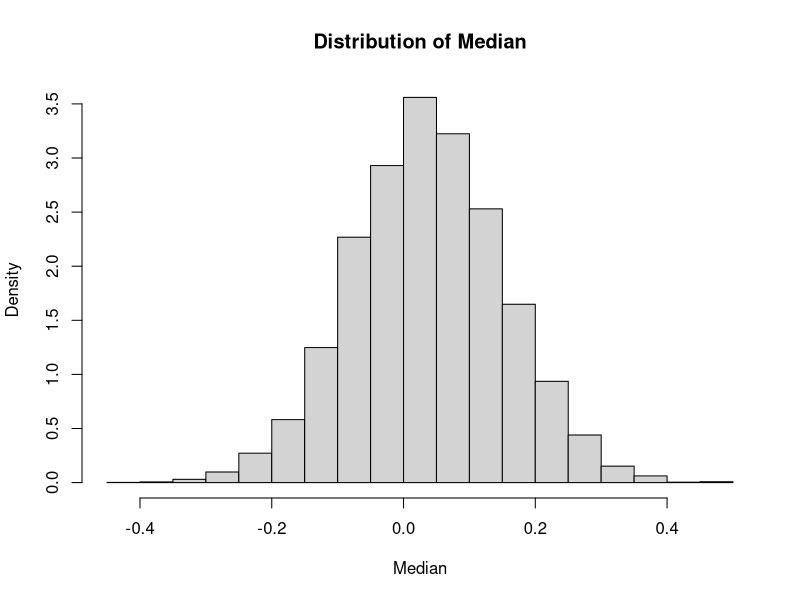
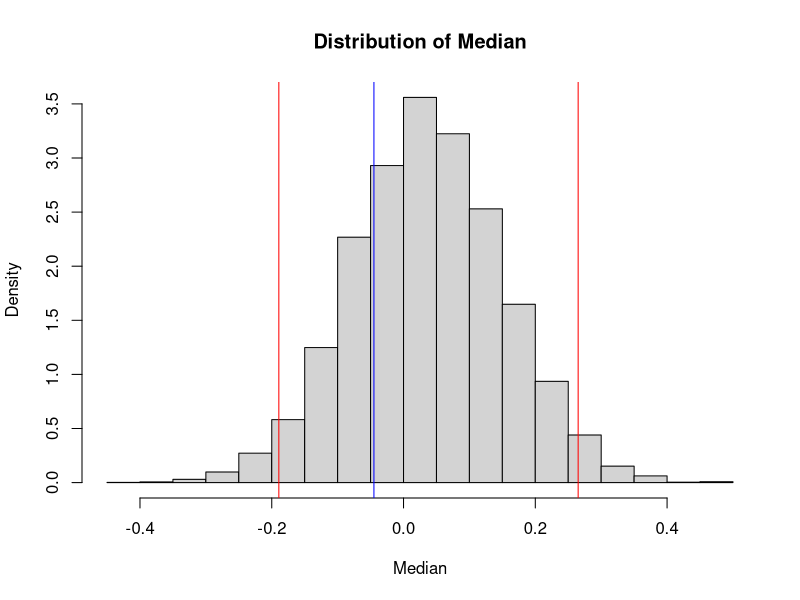

The R source for these figures, in order: (Note: a time limit stopped this script after it produced the figures.)
## ---- chunk 1
knitr::opts_chunk$set(echo = TRUE)
## ---- chunk 2
suppressPackageStartupMessages(require(tidyverse))
suppressPackageStartupMessages(require(dplyr))
suppressPackageStartupMessages(require(stats4))
## ---- chunk 3
# generate a single sample
set.seed(1)
sample <- rnorm(201,mean=0,sd=1)
# use mle to calculate the parameters based on the sample
ll_norm <- function(mean,sd){
  -sum(dnorm(sample,mean = mean,sd = sd,log=T))
}
z_norm <- mle(minuslogl=ll_norm, start=list(mean=1,sd=1),
                 method = "L-BFGS-B",
                 lower = c(0,0.01))
mean <- coef(z_norm)[1]
sd <- coef(z_norm)[2]
print(paste("The estimated mean of normal distribution is: ",mean))
print(paste("The estimated standard deviation of normal distribution is: ", sd))
## ---- chunk 4
# I want to get 10000 samples and for each sample, there are 100 values
result <- rep(NA, 10000)
for (i in seq_along(result))
{
  # find the median of each sample using quantile function
  result[i] = quantile(rnorm(100,mean = mean, sd = sd),0.5)
}
hist(result,freq=FALSE,xlab = "Median",main="Distribution of Median")
## ---- chunk 5
median <- quantile(sample,0.5)
# 95%
x_0.025 = quantile(result,0.025)
x_0.975 = quantile(result,0.975)
hist(result,freq=FALSE,xlab = "Median",main="Distribution of Median")
abline(v=x_0.025,col="red")
abline(v=x_0.975,col="red")
abline(v=median,col="blue")
print(paste("The minimum value among 95% confidence interval is: ",x_0.025))
print(paste("The maximum value among 95% confidence interval is: ",x_0.975))
print(paste("The median of the original sample is: ",median))
## ---- chunk 6
# function that can return the 95% confidence interval of the sampling distribution of the median
sample_95_confidence <- function()
{
  # 10000 samples
  result <- rep(NA, 10000)
  for (i in seq_along(result))
  {
    # each sample has 100 values and find the median of each sample using quantile
    result[i] = quantile(rnorm(100,mean = mean, sd = sd),0.5)
  }
  # find the minimum value among the 95% confidence interval
  x_0.025 = quantile(result,0.025)
  # fine the maximum value among the 95% confidence interval
  x_0.975 = quantile(result,0.975)
  return(c(x_0.025, x_0.975))
}

# get 100 sampling distributions
set.seed(1)
num_sample_dis <- 100
result <- replicate(num_sample_dis,sample_95_confidence())
result <- as.data.frame(t(result))
result$index <- 1:dim(result)[1]
colnames(result) <- c("low","up","index")
low <- result %>%
  select(low,index) %>%
  rename(value = low)
up <- result %>%
  select(up,index) %>%
  rename(value = up)
low_up <- rbind(low,up)

# calculate the coverage probability
count <- 0 
for (i in 1:num_sample_dis)
{
  # get the minimum value and maximum value among the 95% confidence interval
  values <- low_up %>%
    filter(index == i) %>%
    pull(value)
  # the sample for which the confidence interval captured the population parameter
  if (median>= values[1] & median <= values[2])
  {
    count <- count +1
  }
  cov_prob <- count/num_sample_dis
}
print(paste("The coverage probability is: ",cov_prob))

# plot the result
low_up %>%
  ggplot(aes(x=value, y = index, group = index)) +
  geom_line()+
  geom_vline(xintercept = median,col="red")+
  labs(
    x = "Pop.parameter of interest",
    y = "Sample"
  )+
  theme_bw() +
  theme(panel.grid.major = element_blank(),panel.grid.minor = element_blank())
